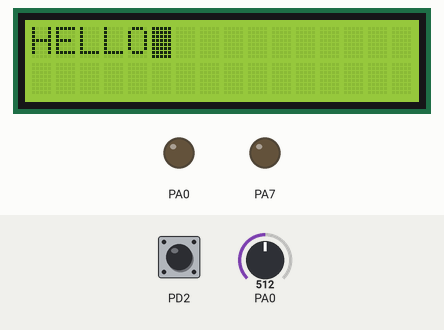
A program run on a simulated ATmega32, built with avr-gcc and emulated at 16 MHz. Parts: 16×2 character LCD, output pins drawn as LEDs (lit = HIGH). Wiring (inferred from the names in the program): character LCD (HD44780): RS PA1; E PA2; data PA3, PA4, PA5, PA6. The test bench sets the inputs (shaded band); at power-on: PD2 HIGH, PA0 = 512. Pins used as bus, display or sensor lines are not drawn.

Above: at 1.2 s.
1.3 s: PD2 driven LOW
At 1.48 s:
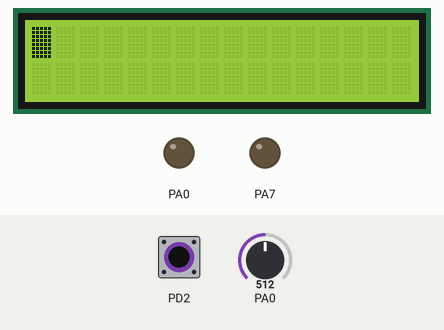
At 2.5 s:
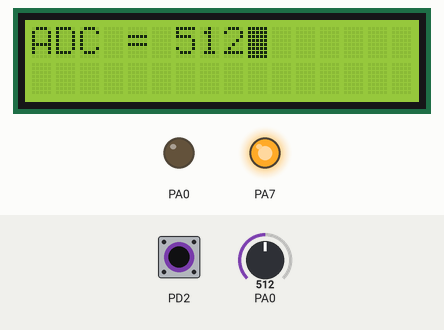
4.3 s: PD2 pulsed HIGH 2 times (0.12 s each, 0.3 s apart)
At 4.82 s:
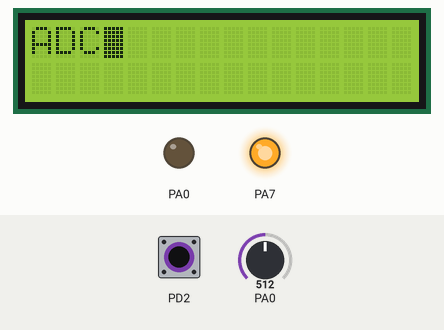
Timing chart, 0 to 7.3 s (numbered marks = the images above; inputs shaded):
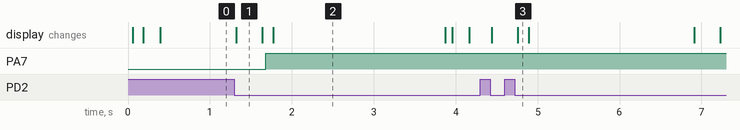

The program:

main.c
```c
// (licence header left out)
#include <avr/io.h>
#include "LCD/lcd.h"
#include  <util/delay.h>
#include <avr/interrupt.h>
int i;
void firstCase(){
	for (i =0 ; i<6 ; i++)
	{
		LCD_clear_screen();
		LCD_GOTO_XY(1,i);
		LCD_WRITE_STRING("HELLO");
		_delay_ms(1000);
	}
}
void  secendCase(){
	for (i =4 ; i>0 ; i--)
	{
		LCD_clear_screen();
		LCD_GOTO_XY(1,i);
		LCD_WRITE_STRING("HELLO");
		_delay_ms(1000);
	}
}

void adc_init()
{
	ADMUX |= (1<<REFS1) | (1<<REFS0); //internal ref ,enable adc 0
	ADCSRA = (1<<ADEN) | (1<<ADPS2) | (1<<ADPS1) | (1<<ADPS0) |(1<<ADIE); // en adc, prescalar = 128
}

void INT_EN()
{
	MCUCR |= (1<<ISC01); //falling edge
	GICR  |= (1<<INT0); //En int0

}

int main(void)
{
	DDRD &= ~(1<<2); //pD2 input
	adc_init();
	INT_EN();
	LCD_INIT();
	LCD_clear_screen();
	_delay_ms(50);
	sei();
    while (1)
    {
          firstCase();
          LCD_clear_screen();
          secendCase();

    }
}

ISR(INT0_vect)
{
	char num[5];
	int adc_value;
	ADCSRA |= (1<<ADSC);
	while(ADCSRA&(1<<ADSC)); //still converting
	adc_value = ADCW;
	itoa(adc_value, num, 10);
	LCD_clear_screen();
	_delay_ms(250);
	//LCD_vidSendNumber(adc_value);
	LCD_WRITE_STRING("ADC = ");
	LCD_WRITE_STRING(num);
	_delay_ms(2000);
}
```

lcd.c
```c
// (licence header left out)
#include "lcd.h"

void LCD_GOTO_XY(unsigned char line, unsigned char position){
	if (line == 1)
	{
		if (position<16 && position >=0)
		{
			LCD_WRITE_COMMAND(LCD_BEGIN_AT_FIRST_ROW + position);
		}
	}
	else if (line == 2){
		if (position<32 && position >=0)
		{
			LCD_WRITE_COMMAND(LCD_BEGIN_AT_SECOND_ROW + position);
		}

	}
}
void LCD_KICK(){
	LCD_CTRL_PORT &= ~(1<<EN_SWITCH);
	_delay_ms(1);
	LCD_CTRL_PORT |= (1<<EN_SWITCH);
}
void LCD_check_lcd_isbusy(){
	DataDir_LCD_PORT &= ~(0xFF<<DATA_SHIFT);
	LCD_CTRL_PORT |= (1<<RW_SWITCH); //Read Mode
	LCD_CTRL_PORT &= ~(1<<RS_SWITCH);
	LCD_KICK();
	DataDir_LCD_PORT |= (0xFF<<DATA_SHIFT);
	LCD_CTRL_PORT &= ~(1<<RW_SWITCH);
}
void LCD_clear_screen(){
	LCD_WRITE_COMMAND(LCD_CLEAR_SCREEN);
}
void LCD_INIT(){
	_delay_ms(20);
	//LCD_check_lcd_isbusy();
	DataDir_LCD_CTRL |= (1<<RW_SWITCH) | (1<<RS_SWITCH) | (1<<EN_SWITCH) ;
	LCD_CTRL_PORT &= ~((1<<RW_SWITCH) | (1<<RS_SWITCH) | (1<<EN_SWITCH));
	DataDir_LCD_PORT = 0xFF;
	_delay_ms(15);
	LCD_clear_screen();
	#ifdef EIGHT_BIT_MODE
		LCD_WRITE_COMMAND(LCD_FUNCTION_8BIT_2LINES);
	#endif //EIGHT_BIT_MODE
	#ifdef FOUR_BIT_MODE
	LCD_WRITE_COMMAND(0x02);
	LCD_WRITE_COMMAND(LCD_FUNCTION_4BIT_2LINES);
	#endif //FOUR_BIT_MODE
	LCD_WRITE_COMMAND(LCD_ENTRY_MODE);
	LCD_WRITE_COMMAND(LCD_BEGIN_AT_FIRST_ROW);
	LCD_WRITE_COMMAND(LCD_DISP_ON_CURSOR_BLINK);
}

void LCD_WRITE_COMMAND(unsigned char command){
	//LCD_check_lcd_isbusy();
	_delay_ms(20);
	#ifdef EIGHT_BIT_MODE
		LCD_PORT = command;
		LCD_CTRL_PORT &= ~((1<<RW_SWITCH) | (1<<RS_SWITCH));
		LCD_KICK();
	#endif //EIGHT_BIT_MODE
	#ifdef FOUR_BIT_MODE
		//LCD_check_lcd_isbusy();
		LCD_PORT &= (LCD_PORT & 0x87);
		LCD_PORT |= ((LCD_PORT & 0x87) | (command & 0xF0)>>1);
		LCD_CTRL_PORT &= ~((1<<RW_SWITCH) | (1<<RS_SWITCH));
		LCD_KICK();
		LCD_PORT &= (LCD_PORT & 0x87);
		LCD_PORT |= ((LCD_PORT & 0x87) | (command << 3));
		LCD_CTRL_PORT &= ~((1<<RW_SWITCH) | (1<<RS_SWITCH));
		LCD_KICK();
	#endif //FOUR_BIT_MODE
}

void LCD_WRITE_CHAR(unsigned char character){
	_delay_ms(20);
	#ifdef EIGHT_BIT_MODE
	LCD_PORT = character;
	LCD_CTRL_PORT &= ~(1<<RW_SWITCH) ;
	LCD_CTRL_PORT |= (1<<RS_SWITCH);
	LCD_KICK();


	#endif //EIGHT_BIT_MODE
	#ifdef FOUR_BIT_MODE
	LCD_PORT &= (LCD_PORT & 0x87);
	LCD_PORT |= ((LCD_PORT & 0x87) | (character & 0xF0)>>1);
	LCD_CTRL_PORT &= ~(1<<RW_SWITCH) ;
	LCD_CTRL_PORT |= (1<<RS_SWITCH);
	LCD_KICK();
	LCD_PORT &= (LCD_PORT & 0x87);
	LCD_PORT |= ((LCD_PORT & 0x87) | (character << 3));
	LCD_CTRL_PORT &= ~(1<<RW_SWITCH) ;
	LCD_CTRL_PORT |= (1<<RS_SWITCH);
	LCD_KICK();
	#endif //FOUR_BIT_MODE


}
void LCD_WRITE_STRING(char* data){
	unsigned char count =0;
	while(*data >0){
		count++;
		LCD_WRITE_CHAR(*data++);
		if (count == 16)
		{
			LCD_GOTO_XY(2,0);
		}
		else if(count ==32)
		{
			LCD_clear_screen();
			LCD_GOTO_XY(1,0);

		}
	}

}
```

lcd.h
```c
// (licence header left out)
#ifndef LCD_H_
#define LCD_H_
#define F_CPU 16000000UL
#include <avr/io.h>
#include <util/delay.h>
//Data PORT Define
#define LCD_PORT PORTA
#define DataDir_LCD_PORT DDRA

//Data Direction Define
#define LCD_CTRL_PORT PORTA
#define DataDir_LCD_CTRL DDRA

//CTRL Switches
#define RS_SWITCH 1
#define RW_SWITCH 1
#define EN_SWITCH 2
#define DATA_SHIFT 4

//what Mode ????
//#define EIGHT_BIT_MODE
#define FOUR_BIT_MODE

#ifdef EIGHT_BIT_MODE
#define DATA_SHIFT 0
#else
#define DATA_SHIFT 4
#endif

//LCD Commands
#define LCD_FUNCTION_8BIT_2LINES   					(0x38)
#define LCD_FUNCTION_4BIT_2LINES   					(0x28)
#define LCD_MOVE_DISP_RIGHT       					(0x1C)
#define LCD_MOVE_DISP_LEFT   						(0x18)
#define LCD_MOVE_CURSOR_RIGHT   					(0x14)
#define LCD_MOVE_CURSOR_LEFT 	  					(0x10)
#define LCD_DISP_OFF   								(0x08)
#define LCD_DISP_ON_CURSOR   						(0x0E)
#define LCD_DISP_ON_CURSOR_BLINK   					(0x0F)
#define LCD_DISP_ON_BLINK   						(0x0D)
#define LCD_DISP_ON   								(0x0C)
#define LCD_ENTRY_DEC   							(0x04)
#define LCD_ENTRY_DEC_SHIFT   						(0x05)
#define LCD_ENTRY_INC_   							(0x06)
#define LCD_ENTRY_INC_SHIFT   						(0x07)
#define LCD_BEGIN_AT_FIRST_ROW						(0x80)
#define LCD_BEGIN_AT_SECOND_ROW						(0xC0)
#define LCD_CLEAR_SCREEN							(0x01)
#define LCD_ENTRY_MODE								(0x06)

//LCD Functions
void LCD_INIT();
void LCD_WRITE_COMMAND(unsigned char command);
void LCD_WRITE_CHAR(unsigned char character);
void LCD_WRITE_STRING(char* data);
void LCD_check_lcd_isbusy(void);
void LCD_lcd_kick(void);
void LCD_clear_screen();
void LCD_GOTO_XY(unsigned char line, unsigned char position);


#endif /* LCD_H_ */
```

Measured:
- after the input at 1.3 s, PA7: LOW → HIGH after 0.38 s
- what the display in image 2 shows lasts 2.1 s, from 1.8 s to 3.9 s
